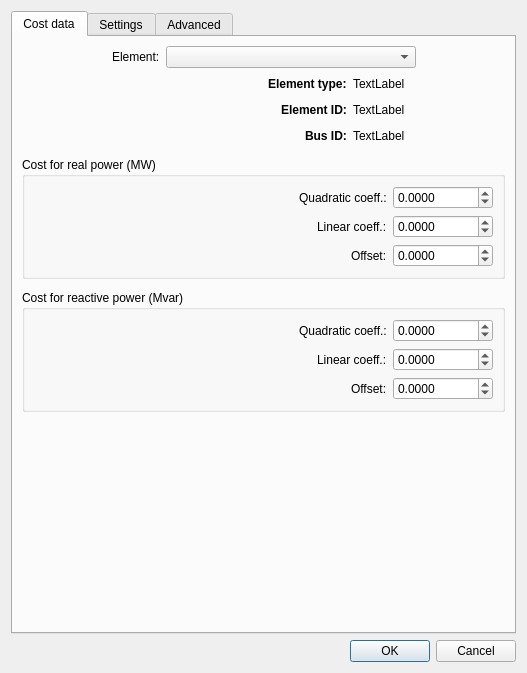
<?xml version="1.0" encoding="UTF-8"?>
<ui version="4.0">
 <class>Dialog</class>
 <widget class="QDialog" name="Dialog">
  <property name="geometry">
   <rect>
    <x>0</x>
    <y>0</y>
    <width>527</width>
    <height>673</height>
   </rect>
  </property>
  <property name="minimumSize">
   <size>
    <width>0</width>
    <height>673</height>
   </size>
  </property>
  <property name="maximumSize">
   <size>
    <width>16777215</width>
    <height>673</height>
   </size>
  </property>
  <property name="windowTitle">
   <string>OPF calculation (quadratic costs)</string>
  </property>
  <layout class="QVBoxLayout" name="verticalLayout">
   <item>
    <widget class="QTabWidget" name="tabWidget">
     <property name="currentIndex">
      <number>0</number>
     </property>
     <widget class="QWidget" name="tab_cost_data">
      <attribute name="title">
       <string>Cost data</string>
      </attribute>
      <layout class="QVBoxLayout" name="verticalLayout_2">
       <item>
        <layout class="QHBoxLayout" name="horizontalLayout">
         <item>
          <spacer name="horizontalSpacer">
           <property name="orientation">
            <enum>Qt::Horizontal</enum>
           </property>
           <property name="sizeHint" stdset="0">
            <size>
             <width>40</width>
             <height>20</height>
            </size>
           </property>
          </spacer>
         </item>
         <item>
          <widget class="QLabel" name="label">
           <property name="text">
            <string>Element:</string>
           </property>
          </widget>
         </item>
         <item>
          <widget class="QComboBox" name="selector">
           <property name="minimumSize">
            <size>
             <width>250</width>
             <height>0</height>
            </size>
           </property>
          </widget>
         </item>
         <item>
          <spacer name="horizontalSpacer_8">
           <property name="orientation">
            <enum>Qt::Horizontal</enum>
           </property>
           <property name="sizeHint" stdset="0">
            <size>
             <width>40</width>
             <height>20</height>
            </size>
           </property>
          </spacer>
         </item>
        </layout>
       </item>
       <item>
        <layout class="QHBoxLayout" name="horizontalLayout_10">
         <item>
          <spacer name="horizontalSpacer_14">
           <property name="orientation">
            <enum>Qt::Horizontal</enum>
           </property>
           <property name="sizeHint" stdset="0">
            <size>
             <width>40</width>
             <height>20</height>
            </size>
           </property>
          </spacer>
         </item>
         <item>
          <widget class="QLabel" name="label_10">
           <property name="text">
            <string>&lt;html&gt;&lt;head/&gt;&lt;body&gt;&lt;p&gt;&lt;span style=&quot; font-weight:600;&quot;&gt;Element type:&lt;/span&gt;&lt;/p&gt;&lt;/body&gt;&lt;/html&gt;</string>
           </property>
          </widget>
         </item>
         <item>
          <widget class="QLabel" name="element_type">
           <property name="text">
            <string>TextLabel</string>
           </property>
          </widget>
         </item>
         <item>
          <spacer name="horizontalSpacer_13">
           <property name="orientation">
            <enum>Qt::Horizontal</enum>
           </property>
           <property name="sizeType">
            <enum>QSizePolicy::Fixed</enum>
           </property>
           <property name="sizeHint" stdset="0">
            <size>
             <width>100</width>
             <height>20</height>
            </size>
           </property>
          </spacer>
         </item>
        </layout>
       </item>
       <item>
        <layout class="QHBoxLayout" name="horizontalLayout_8">
         <item>
          <spacer name="horizontalSpacer_11">
           <property name="orientation">
            <enum>Qt::Horizontal</enum>
           </property>
           <property name="sizeHint" stdset="0">
            <size>
             <width>40</width>
             <height>20</height>
            </size>
           </property>
          </spacer>
         </item>
         <item>
          <widget class="QLabel" name="label_8">
           <property name="text">
            <string>&lt;html&gt;&lt;head/&gt;&lt;body&gt;&lt;p&gt;&lt;span style=&quot; font-weight:600;&quot;&gt;Element ID:&lt;/span&gt;&lt;/p&gt;&lt;/body&gt;&lt;/html&gt;</string>
           </property>
          </widget>
         </item>
         <item>
          <widget class="QLabel" name="element_id">
           <property name="text">
            <string>TextLabel</string>
           </property>
          </widget>
         </item>
         <item>
          <spacer name="horizontalSpacer_9">
           <property name="orientation">
            <enum>Qt::Horizontal</enum>
           </property>
           <property name="sizeType">
            <enum>QSizePolicy::Fixed</enum>
           </property>
           <property name="sizeHint" stdset="0">
            <size>
             <width>100</width>
             <height>20</height>
            </size>
           </property>
          </spacer>
         </item>
        </layout>
       </item>
       <item>
        <layout class="QHBoxLayout" name="horizontalLayout_9">
         <item>
          <spacer name="horizontalSpacer_12">
           <property name="orientation">
            <enum>Qt::Horizontal</enum>
           </property>
           <property name="sizeHint" stdset="0">
            <size>
             <width>40</width>
             <height>20</height>
            </size>
           </property>
          </spacer>
         </item>
         <item>
          <widget class="QLabel" name="label_9">
           <property name="text">
            <string>&lt;html&gt;&lt;head/&gt;&lt;body&gt;&lt;p&gt;&lt;span style=&quot; font-weight:600;&quot;&gt;Bus ID:&lt;/span&gt;&lt;/p&gt;&lt;/body&gt;&lt;/html&gt;</string>
           </property>
          </widget>
         </item>
         <item>
          <widget class="QLabel" name="bus">
           <property name="text">
            <string>TextLabel</string>
           </property>
          </widget>
         </item>
         <item>
          <spacer name="horizontalSpacer_10">
           <property name="orientation">
            <enum>Qt::Horizontal</enum>
           </property>
           <property name="sizeType">
            <enum>QSizePolicy::Fixed</enum>
           </property>
           <property name="sizeHint" stdset="0">
            <size>
             <width>100</width>
             <height>20</height>
            </size>
           </property>
          </spacer>
         </item>
        </layout>
       </item>
       <item>
        <spacer name="verticalSpacer_4">
         <property name="orientation">
          <enum>Qt::Vertical</enum>
         </property>
         <property name="sizeType">
          <enum>QSizePolicy::Fixed</enum>
         </property>
         <property name="sizeHint" stdset="0">
          <size>
           <width>20</width>
           <height>5</height>
          </size>
         </property>
        </spacer>
       </item>
       <item>
        <widget class="QGroupBox" name="group_p">
         <property name="title">
          <string>Cost for real power (MW)</string>
         </property>
         <layout class="QVBoxLayout" name="verticalLayout_3">
          <item>
           <layout class="QHBoxLayout" name="horizontalLayout_2">
            <item>
             <spacer name="horizontalSpacer_2">
              <property name="orientation">
               <enum>Qt::Horizontal</enum>
              </property>
              <property name="sizeHint" stdset="0">
               <size>
                <width>40</width>
                <height>20</height>
               </size>
              </property>
             </spacer>
            </item>
            <item>
             <widget class="QLabel" name="label_2">
              <property name="text">
               <string>Quadratic coeff.:</string>
              </property>
             </widget>
            </item>
            <item>
             <widget class="QDoubleSpinBox" name="cp2_eur_per_mw2">
              <property name="minimumSize">
               <size>
                <width>100</width>
                <height>0</height>
               </size>
              </property>
              <property name="decimals">
               <number>4</number>
              </property>
              <property name="minimum">
               <double>-1000.000000000000000</double>
              </property>
              <property name="maximum">
               <double>100.000000000000000</double>
              </property>
              <property name="singleStep">
               <double>0.010000000000000</double>
              </property>
             </widget>
            </item>
           </layout>
          </item>
          <item>
           <layout class="QHBoxLayout" name="horizontalLayout_3">
            <item>
             <spacer name="horizontalSpacer_3">
              <property name="orientation">
               <enum>Qt::Horizontal</enum>
              </property>
              <property name="sizeHint" stdset="0">
               <size>
                <width>40</width>
                <height>20</height>
               </size>
              </property>
             </spacer>
            </item>
            <item>
             <widget class="QLabel" name="label_3">
              <property name="text">
               <string>Linear coeff.:</string>
              </property>
             </widget>
            </item>
            <item>
             <widget class="QDoubleSpinBox" name="cp1_eur_per_mw">
              <property name="minimumSize">
               <size>
                <width>100</width>
                <height>0</height>
               </size>
              </property>
              <property name="decimals">
               <number>4</number>
              </property>
              <property name="minimum">
               <double>-1000.000000000000000</double>
              </property>
              <property name="maximum">
               <double>100.000000000000000</double>
              </property>
              <property name="singleStep">
               <double>0.010000000000000</double>
              </property>
             </widget>
            </item>
           </layout>
          </item>
          <item>
           <layout class="QHBoxLayout" name="horizontalLayout_4">
            <item>
             <spacer name="horizontalSpacer_4">
              <property name="orientation">
               <enum>Qt::Horizontal</enum>
              </property>
              <property name="sizeHint" stdset="0">
               <size>
                <width>40</width>
                <height>20</height>
               </size>
              </property>
             </spacer>
            </item>
            <item>
             <widget class="QLabel" name="label_4">
              <property name="text">
               <string>Offset:</string>
              </property>
             </widget>
            </item>
            <item>
             <widget class="QDoubleSpinBox" name="cp0_eur">
              <property name="minimumSize">
               <size>
                <width>100</width>
                <height>0</height>
               </size>
              </property>
              <property name="decimals">
               <number>4</number>
              </property>
              <property name="minimum">
               <double>-1000.000000000000000</double>
              </property>
              <property name="maximum">
               <double>100.000000000000000</double>
              </property>
              <property name="singleStep">
               <double>0.010000000000000</double>
              </property>
             </widget>
            </item>
           </layout>
          </item>
         </layout>
        </widget>
       </item>
       <item>
        <spacer name="verticalSpacer_5">
         <property name="orientation">
          <enum>Qt::Vertical</enum>
         </property>
         <property name="sizeType">
          <enum>QSizePolicy::Fixed</enum>
         </property>
         <property name="sizeHint" stdset="0">
          <size>
           <width>20</width>
           <height>5</height>
          </size>
         </property>
        </spacer>
       </item>
       <item>
        <widget class="QGroupBox" name="group_q">
         <property name="title">
          <string>Cost for reactive power (Mvar)</string>
         </property>
         <layout class="QVBoxLayout" name="verticalLayout_4">
          <item>
           <layout class="QHBoxLayout" name="horizontalLayout_5">
            <item>
             <spacer name="horizontalSpacer_5">
              <property name="orientation">
               <enum>Qt::Horizontal</enum>
              </property>
              <property name="sizeHint" stdset="0">
               <size>
                <width>40</width>
                <height>20</height>
               </size>
              </property>
             </spacer>
            </item>
            <item>
             <widget class="QLabel" name="label_5">
              <property name="text">
               <string>Quadratic coeff.:</string>
              </property>
             </widget>
            </item>
            <item>
             <widget class="QDoubleSpinBox" name="cq2_eur_per_mvar2">
              <property name="minimumSize">
               <size>
                <width>100</width>
                <height>0</height>
               </size>
              </property>
              <property name="decimals">
               <number>4</number>
              </property>
              <property name="minimum">
               <double>-1000.000000000000000</double>
              </property>
              <property name="maximum">
               <double>100.000000000000000</double>
              </property>
              <property name="singleStep">
               <double>0.010000000000000</double>
              </property>
             </widget>
            </item>
           </layout>
          </item>
          <item>
           <layout class="QHBoxLayout" name="horizontalLayout_6">
            <item>
             <spacer name="horizontalSpacer_6">
              <property name="orientation">
               <enum>Qt::Horizontal</enum>
              </property>
              <property name="sizeHint" stdset="0">
               <size>
                <width>40</width>
                <height>20</height>
               </size>
              </property>
             </spacer>
            </item>
            <item>
             <widget class="QLabel" name="label_6">
              <property name="text">
               <string>Linear coeff.:</string>
              </property>
             </widget>
            </item>
            <item>
             <widget class="QDoubleSpinBox" name="cq1_eur_per_mvar">
              <property name="minimumSize">
               <size>
                <width>100</width>
                <height>0</height>
               </size>
              </property>
              <property name="decimals">
               <number>4</number>
              </property>
              <property name="minimum">
               <double>-1000.000000000000000</double>
              </property>
              <property name="maximum">
               <double>100.000000000000000</double>
              </property>
              <property name="singleStep">
               <double>0.010000000000000</double>
              </property>
             </widget>
            </item>
           </layout>
          </item>
          <item>
           <layout class="QHBoxLayout" name="horizontalLayout_7">
            <item>
             <spacer name="horizontalSpacer_7">
              <property name="orientation">
               <enum>Qt::Horizontal</enum>
              </property>
              <property name="sizeHint" stdset="0">
               <size>
                <width>40</width>
                <height>20</height>
               </size>
              </property>
             </spacer>
            </item>
            <item>
             <widget class="QLabel" name="label_7">
              <property name="text">
               <string>Offset:</string>
              </property>
             </widget>
            </item>
            <item>
             <widget class="QDoubleSpinBox" name="cq0_eur">
              <property name="minimumSize">
               <size>
                <width>100</width>
                <height>0</height>
               </size>
              </property>
              <property name="decimals">
               <number>4</number>
              </property>
              <property name="minimum">
               <double>-1000.000000000000000</double>
              </property>
              <property name="maximum">
               <double>100.000000000000000</double>
              </property>
              <property name="singleStep">
               <double>0.010000000000000</double>
              </property>
             </widget>
            </item>
           </layout>
          </item>
         </layout>
        </widget>
       </item>
       <item>
        <spacer name="verticalSpacer_6">
         <property name="orientation">
          <enum>Qt::Vertical</enum>
         </property>
         <property name="sizeHint" stdset="0">
          <size>
           <width>20</width>
           <height>40</height>
          </size>
         </property>
        </spacer>
       </item>
      </layout>
     </widget>
     <widget class="QWidget" name="tab_settings">
      <attribute name="title">
       <string>Settings</string>
      </attribute>
      <layout class="QVBoxLayout" name="verticalLayout_5">
       <item>
        <spacer name="verticalSpacer">
         <property name="orientation">
          <enum>Qt::Vertical</enum>
         </property>
         <property name="sizeType">
          <enum>QSizePolicy::Fixed</enum>
         </property>
         <property name="sizeHint" stdset="0">
          <size>
           <width>20</width>
           <height>5</height>
          </size>
         </property>
        </spacer>
       </item>
       <item>
        <layout class="QHBoxLayout" name="horizontalLayout_11">
         <item>
          <spacer name="horizontalSpacer_15">
           <property name="orientation">
            <enum>Qt::Horizontal</enum>
           </property>
           <property name="sizeHint" stdset="0">
            <size>
             <width>40</width>
             <height>20</height>
            </size>
           </property>
          </spacer>
         </item>
         <item>
          <widget class="QLabel" name="label_11">
           <property name="text">
            <string>&lt;html&gt;&lt;head/&gt;&lt;body&gt;&lt;p&gt;&lt;span style=&quot; font-weight:600;&quot;&gt;OPF type:      &lt;/span&gt;&lt;/p&gt;&lt;/body&gt;&lt;/html&gt;</string>
           </property>
          </widget>
         </item>
         <item>
          <widget class="QRadioButton" name="radio_acopf">
           <property name="text">
            <string>AC OPF</string>
           </property>
           <property name="checked">
            <bool>true</bool>
           </property>
          </widget>
         </item>
         <item>
          <widget class="QRadioButton" name="radio_dcopf">
           <property name="text">
            <string>DC OPF</string>
           </property>
          </widget>
         </item>
         <item>
          <spacer name="horizontalSpacer_16">
           <property name="orientation">
            <enum>Qt::Horizontal</enum>
           </property>
           <property name="sizeHint" stdset="0">
            <size>
             <width>40</width>
             <height>20</height>
            </size>
           </property>
          </spacer>
         </item>
        </layout>
       </item>
       <item>
        <spacer name="verticalSpacer_2">
         <property name="orientation">
          <enum>Qt::Vertical</enum>
         </property>
         <property name="sizeType">
          <enum>QSizePolicy::Fixed</enum>
         </property>
         <property name="sizeHint" stdset="0">
          <size>
           <width>20</width>
           <height>5</height>
          </size>
         </property>
        </spacer>
       </item>
       <item>
        <widget class="QCheckBox" name="calculate_voltage_angles">
         <property name="text">
          <string>Calculate voltage angles</string>
         </property>
         <property name="checked">
          <bool>true</bool>
         </property>
        </widget>
       </item>
       <item>
        <widget class="QCheckBox" name="consider_line_temperature">
         <property name="text">
          <string>Consider line temperature</string>
         </property>
        </widget>
       </item>
       <item>
        <layout class="QHBoxLayout" name="horizontalLayout_37">
         <item>
          <spacer name="horizontalSpacer_22">
           <property name="orientation">
            <enum>Qt::Horizontal</enum>
           </property>
           <property name="sizeHint" stdset="0">
            <size>
             <width>40</width>
             <height>20</height>
            </size>
           </property>
          </spacer>
         </item>
         <item>
          <widget class="QLabel" name="label_12">
           <property name="text">
            <string>Switch R/X ratio:</string>
           </property>
          </widget>
         </item>
         <item>
          <widget class="QDoubleSpinBox" name="switch_rx_ratio">
           <property name="minimumSize">
            <size>
             <width>165</width>
             <height>0</height>
            </size>
           </property>
           <property name="decimals">
            <number>3</number>
           </property>
           <property name="maximum">
            <double>1000.000000000000000</double>
           </property>
           <property name="value">
            <double>2.000000000000000</double>
           </property>
          </widget>
         </item>
        </layout>
       </item>
       <item>
        <layout class="QHBoxLayout" name="horizontalLayout_25">
         <item>
          <spacer name="horizontalSpacer_17">
           <property name="orientation">
            <enum>Qt::Horizontal</enum>
           </property>
           <property name="sizeHint" stdset="0">
            <size>
             <width>40</width>
             <height>20</height>
            </size>
           </property>
          </spacer>
         </item>
         <item>
          <widget class="QLabel" name="label_13">
           <property name="text">
            <string>Power tolerance (1e-6 MVA):</string>
           </property>
          </widget>
         </item>
         <item>
          <widget class="QDoubleSpinBox" name="delta">
           <property name="minimumSize">
            <size>
             <width>165</width>
             <height>0</height>
            </size>
           </property>
           <property name="decimals">
            <number>6</number>
           </property>
           <property name="minimum">
            <double>0.000001000000000</double>
           </property>
           <property name="maximum">
            <double>100000.000000000000000</double>
           </property>
           <property name="singleStep">
            <double>10.000000000000000</double>
           </property>
           <property name="value">
            <double>0.000100000000000</double>
           </property>
          </widget>
         </item>
        </layout>
       </item>
       <item>
        <layout class="QHBoxLayout" name="horizontalLayout_27">
         <item>
          <spacer name="horizontalSpacer_18">
           <property name="orientation">
            <enum>Qt::Horizontal</enum>
           </property>
           <property name="sizeHint" stdset="0">
            <size>
             <width>40</width>
             <height>20</height>
            </size>
           </property>
          </spacer>
         </item>
         <item>
          <widget class="QLabel" name="label_14">
           <property name="text">
            <string>Initialization method:</string>
           </property>
          </widget>
         </item>
         <item>
          <widget class="QComboBox" name="init">
           <property name="sizePolicy">
            <sizepolicy hsizetype="Minimum" vsizetype="Fixed">
             <horstretch>0</horstretch>
             <verstretch>0</verstretch>
            </sizepolicy>
           </property>
           <property name="minimumSize">
            <size>
             <width>165</width>
             <height>0</height>
            </size>
           </property>
           <item>
            <property name="text">
             <string>flat</string>
            </property>
           </item>
           <item>
            <property name="text">
             <string>pf</string>
            </property>
           </item>
           <item>
            <property name="text">
             <string>results</string>
            </property>
           </item>
          </widget>
         </item>
        </layout>
       </item>
       <item>
        <layout class="QHBoxLayout" name="horizontalLayout_38">
         <item>
          <spacer name="horizontalSpacer_23">
           <property name="orientation">
            <enum>Qt::Horizontal</enum>
           </property>
           <property name="sizeHint" stdset="0">
            <size>
             <width>40</width>
             <height>20</height>
            </size>
           </property>
          </spacer>
         </item>
         <item>
          <widget class="QLabel" name="label_15">
           <property name="text">
            <string>Side for three winding transformer losses:</string>
           </property>
          </widget>
         </item>
         <item>
          <widget class="QComboBox" name="trafo3w_losses">
           <property name="sizePolicy">
            <sizepolicy hsizetype="Minimum" vsizetype="Fixed">
             <horstretch>0</horstretch>
             <verstretch>0</verstretch>
            </sizepolicy>
           </property>
           <property name="minimumSize">
            <size>
             <width>165</width>
             <height>0</height>
            </size>
           </property>
           <item>
            <property name="text">
             <string>hv</string>
            </property>
           </item>
           <item>
            <property name="text">
             <string>mv</string>
            </property>
           </item>
           <item>
            <property name="text">
             <string>lv</string>
            </property>
           </item>
           <item>
            <property name="text">
             <string>star</string>
            </property>
           </item>
          </widget>
         </item>
        </layout>
       </item>
       <item>
        <spacer name="verticalSpacer_3">
         <property name="orientation">
          <enum>Qt::Vertical</enum>
         </property>
         <property name="sizeHint" stdset="0">
          <size>
           <width>20</width>
           <height>40</height>
          </size>
         </property>
        </spacer>
       </item>
      </layout>
     </widget>
     <widget class="QWidget" name="tab_advanced">
      <attribute name="title">
       <string>Advanced</string>
      </attribute>
      <layout class="QVBoxLayout" name="verticalLayout_6">
       <item>
        <widget class="QGroupBox" name="groupBox">
         <property name="title">
          <string>Pypower / Matpower parameters (only for AC OPF)</string>
         </property>
         <layout class="QVBoxLayout" name="verticalLayout_7">
          <item>
           <layout class="QHBoxLayout" name="horizontalLayout_12">
            <property name="topMargin">
             <number>8</number>
            </property>
            <property name="bottomMargin">
             <number>8</number>
            </property>
            <item>
             <spacer name="horizontalSpacer_19">
              <property name="orientation">
               <enum>Qt::Horizontal</enum>
              </property>
              <property name="sizeHint" stdset="0">
               <size>
                <width>40</width>
                <height>20</height>
               </size>
              </property>
             </spacer>
            </item>
            <item>
             <widget class="QLabel" name="label_16">
              <property name="text">
               <string>OPF_VIOLATION (1e-6):</string>
              </property>
             </widget>
            </item>
            <item>
             <widget class="QDoubleSpinBox" name="OPF_VIOLATION">
              <property name="minimumSize">
               <size>
                <width>180</width>
                <height>0</height>
               </size>
              </property>
              <property name="decimals">
               <number>6</number>
              </property>
              <property name="minimum">
               <double>0.000001000000000</double>
              </property>
              <property name="maximum">
               <double>1000000.000000000000000</double>
              </property>
              <property name="singleStep">
               <double>0.000100000000000</double>
              </property>
              <property name="value">
               <double>5.000000000000000</double>
              </property>
             </widget>
            </item>
           </layout>
          </item>
          <item>
           <layout class="QHBoxLayout" name="horizontalLayout_13">
            <property name="topMargin">
             <number>8</number>
            </property>
            <property name="bottomMargin">
             <number>8</number>
            </property>
            <item>
             <spacer name="horizontalSpacer_20">
              <property name="orientation">
               <enum>Qt::Horizontal</enum>
              </property>
              <property name="sizeHint" stdset="0">
               <size>
                <width>40</width>
                <height>20</height>
               </size>
              </property>
             </spacer>
            </item>
            <item>
             <widget class="QLabel" name="label_17">
              <property name="text">
               <string>PDIPM_COSTTOL (1e-6):</string>
              </property>
             </widget>
            </item>
            <item>
             <widget class="QDoubleSpinBox" name="PDIPM_COSTTOL">
              <property name="minimumSize">
               <size>
                <width>180</width>
                <height>0</height>
               </size>
              </property>
              <property name="decimals">
               <number>6</number>
              </property>
              <property name="minimum">
               <double>0.000001000000000</double>
              </property>
              <property name="maximum">
               <double>1000000.000000000000000</double>
              </property>
              <property name="singleStep">
               <double>0.000100000000000</double>
              </property>
              <property name="value">
               <double>1.000000000000000</double>
              </property>
             </widget>
            </item>
           </layout>
          </item>
          <item>
           <layout class="QHBoxLayout" name="horizontalLayout_14">
            <property name="topMargin">
             <number>8</number>
            </property>
            <property name="bottomMargin">
             <number>8</number>
            </property>
            <item>
             <spacer name="horizontalSpacer_21">
              <property name="orientation">
               <enum>Qt::Horizontal</enum>
              </property>
              <property name="sizeHint" stdset="0">
               <size>
                <width>40</width>
                <height>20</height>
               </size>
              </property>
             </spacer>
            </item>
            <item>
             <widget class="QLabel" name="label_18">
              <property name="text">
               <string>PDIPM_GRADTOL (1e-6):</string>
              </property>
             </widget>
            </item>
            <item>
             <widget class="QDoubleSpinBox" name="PDIPM_GRADTOL">
              <property name="minimumSize">
               <size>
                <width>180</width>
                <height>0</height>
               </size>
              </property>
              <property name="decimals">
               <number>6</number>
              </property>
              <property name="minimum">
               <double>0.000001000000000</double>
              </property>
              <property name="maximum">
               <double>1000000.000000000000000</double>
              </property>
              <property name="singleStep">
               <double>0.000100000000000</double>
              </property>
              <property name="value">
               <double>1.000000000000000</double>
              </property>
             </widget>
            </item>
           </layout>
          </item>
          <item>
           <layout class="QHBoxLayout" name="horizontalLayout_15">
            <property name="topMargin">
             <number>8</number>
            </property>
            <property name="bottomMargin">
             <number>8</number>
            </property>
            <item>
             <spacer name="horizontalSpacer_24">
              <property name="orientation">
               <enum>Qt::Horizontal</enum>
              </property>
              <property name="sizeHint" stdset="0">
               <size>
                <width>40</width>
                <height>20</height>
               </size>
              </property>
             </spacer>
            </item>
            <item>
             <widget class="QLabel" name="label_19">
              <property name="text">
               <string>PDIPM_COMPTOL (1e-6):</string>
              </property>
             </widget>
            </item>
            <item>
             <widget class="QDoubleSpinBox" name="PDIPM_COMPTOL">
              <property name="minimumSize">
               <size>
                <width>180</width>
                <height>0</height>
               </size>
              </property>
              <property name="decimals">
               <number>6</number>
              </property>
              <property name="minimum">
               <double>0.000001000000000</double>
              </property>
              <property name="maximum">
               <double>1000000.000000000000000</double>
              </property>
              <property name="singleStep">
               <double>0.000100000000000</double>
              </property>
              <property name="value">
               <double>1.000000000000000</double>
              </property>
             </widget>
            </item>
           </layout>
          </item>
          <item>
           <layout class="QHBoxLayout" name="horizontalLayout_16">
            <property name="topMargin">
             <number>8</number>
            </property>
            <property name="bottomMargin">
             <number>8</number>
            </property>
            <item>
             <spacer name="horizontalSpacer_25">
              <property name="orientation">
               <enum>Qt::Horizontal</enum>
              </property>
              <property name="sizeHint" stdset="0">
               <size>
                <width>40</width>
                <height>20</height>
               </size>
              </property>
             </spacer>
            </item>
            <item>
             <widget class="QLabel" name="label_20">
              <property name="text">
               <string>PDIPM_FEASTOL (1e-6):</string>
              </property>
             </widget>
            </item>
            <item>
             <widget class="QDoubleSpinBox" name="PDIPM_FEASTOL">
              <property name="minimumSize">
               <size>
                <width>180</width>
                <height>0</height>
               </size>
              </property>
              <property name="decimals">
               <number>6</number>
              </property>
              <property name="minimum">
               <double>0.000001000000000</double>
              </property>
              <property name="maximum">
               <double>1000000.000000000000000</double>
              </property>
              <property name="singleStep">
               <double>0.000100000000000</double>
              </property>
              <property name="value">
               <double>5.000000000000000</double>
              </property>
             </widget>
            </item>
           </layout>
          </item>
          <item>
           <layout class="QHBoxLayout" name="horizontalLayout_17">
            <property name="topMargin">
             <number>8</number>
            </property>
            <property name="bottomMargin">
             <number>8</number>
            </property>
            <item>
             <spacer name="horizontalSpacer_26">
              <property name="orientation">
               <enum>Qt::Horizontal</enum>
              </property>
              <property name="sizeHint" stdset="0">
               <size>
                <width>40</width>
                <height>20</height>
               </size>
              </property>
             </spacer>
            </item>
            <item>
             <widget class="QLabel" name="label_21">
              <property name="text">
               <string>PDIPM_MAX_IT:</string>
              </property>
             </widget>
            </item>
            <item>
             <widget class="QSpinBox" name="PDIPM_MAX_IT">
              <property name="minimumSize">
               <size>
                <width>180</width>
                <height>0</height>
               </size>
              </property>
              <property name="minimum">
               <number>1</number>
              </property>
              <property name="maximum">
               <number>1000000</number>
              </property>
              <property name="singleStep">
               <number>10</number>
              </property>
              <property name="value">
               <number>150</number>
              </property>
             </widget>
            </item>
           </layout>
          </item>
          <item>
           <layout class="QHBoxLayout" name="horizontalLayout_18">
            <property name="topMargin">
             <number>8</number>
            </property>
            <property name="bottomMargin">
             <number>8</number>
            </property>
            <item>
             <spacer name="horizontalSpacer_27">
              <property name="orientation">
               <enum>Qt::Horizontal</enum>
              </property>
              <property name="sizeHint" stdset="0">
               <size>
                <width>40</width>
                <height>20</height>
               </size>
              </property>
             </spacer>
            </item>
            <item>
             <widget class="QLabel" name="label_22">
              <property name="text">
               <string>SCPDIPM_RED_IT:</string>
              </property>
             </widget>
            </item>
            <item>
             <widget class="QSpinBox" name="SCPDIPM_RED_IT">
              <property name="minimumSize">
               <size>
                <width>180</width>
                <height>0</height>
               </size>
              </property>
              <property name="minimum">
               <number>1</number>
              </property>
              <property name="maximum">
               <number>1000000</number>
              </property>
              <property name="singleStep">
               <number>10</number>
              </property>
              <property name="value">
               <number>20</number>
              </property>
             </widget>
            </item>
           </layout>
          </item>
         </layout>
        </widget>
       </item>
       <item>
        <spacer name="verticalSpacer_7">
         <property name="orientation">
          <enum>Qt::Vertical</enum>
         </property>
         <property name="sizeHint" stdset="0">
          <size>
           <width>20</width>
           <height>40</height>
          </size>
         </property>
        </spacer>
       </item>
      </layout>
     </widget>
    </widget>
   </item>
   <item>
    <widget class="QDialogButtonBox" name="buttonBox">
     <property name="orientation">
      <enum>Qt::Horizontal</enum>
     </property>
     <property name="standardButtons">
      <set>QDialogButtonBox::Cancel|QDialogButtonBox::Ok</set>
     </property>
    </widget>
   </item>
  </layout>
 </widget>
 <resources/>
 <connections>
  <connection>
   <sender>buttonBox</sender>
   <signal>accepted()</signal>
   <receiver>Dialog</receiver>
   <slot>accept()</slot>
   <hints>
    <hint type="sourcelabel">
     <x>224</x>
     <y>608</y>
    </hint>
    <hint type="destinationlabel">
     <x>157</x>
     <y>274</y>
    </hint>
   </hints>
  </connection>
  <connection>
   <sender>buttonBox</sender>
   <signal>rejected()</signal>
   <receiver>Dialog</receiver>
   <slot>reject()</slot>
   <hints>
    <hint type="sourcelabel">
     <x>292</x>
     <y>614</y>
    </hint>
    <hint type="destinationlabel">
     <x>286</x>
     <y>274</y>
    </hint>
   </hints>
  </connection>
  <connection>
   <sender>radio_acopf</sender>
   <signal>toggled(bool)</signal>
   <receiver>calculate_voltage_angles</receiver>
   <slot>setEnabled(bool)</slot>
   <hints>
    <hint type="sourcelabel">
     <x>220</x>
     <y>109</y>
    </hint>
    <hint type="destinationlabel">
     <x>176</x>
     <y>163</y>
    </hint>
   </hints>
  </connection>
  <connection>
   <sender>radio_acopf</sender>
   <signal>toggled(bool)</signal>
   <receiver>consider_line_temperature</receiver>
   <slot>setEnabled(bool)</slot>
   <hints>
    <hint type="sourcelabel">
     <x>287</x>
     <y>101</y>
    </hint>
    <hint type="destinationlabel">
     <x>141</x>
     <y>199</y>
    </hint>
   </hints>
  </connection>
  <connection>
   <sender>radio_acopf</sender>
   <signal>toggled(bool)</signal>
   <receiver>init</receiver>
   <slot>setEnabled(bool)</slot>
   <hints>
    <hint type="sourcelabel">
     <x>231</x>
     <y>103</y>
    </hint>
    <hint type="destinationlabel">
     <x>432</x>
     <y>425</y>
    </hint>
   </hints>
  </connection>
 </connections>
</ui>
